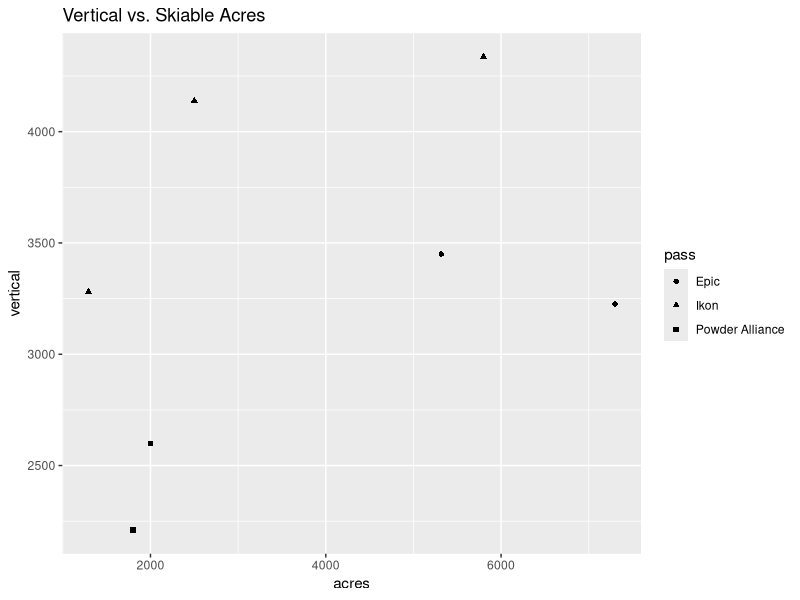

Write R code to recreate this figure.
## ---- chunk 1
library(knitr)
library(tibble)
library(dplyr)
knitr::opts_chunk$set(eval = FALSE)
## ---- chunk 2
snow <- tibble(ski_hill = c('Big Sky','Jackson Hole','Taos','Bridger Bowl','Loveland', "Vail", "Park City"),
               pass = c('Ikon','Ikon','Ikon','Powder Alliance','Powder Alliance', "Epic","Epic"),
       acres = c(5800, 2500,1294, 2000, 1800, 5317,7300),
       vertical = c(4336, 4139,3281, 2600, 2210,3450,3226 ))
snow %>% arrange(pass) %>% kable()
## ---- chunk 3
library(tidyverse)
snow %>% group_by(pass) %>% summarize(min_size = min(acres)) %>% arrange(min_size)
## ---- chunk 4
for (i in 1:5){
  print(snow$ski_hill[i])
    if (snow$pass[i] == 'Ikon'){
      print("is on the Ikon pass")
    } else {
      print("is not on the Ikon pass")
    }
}
## ---- chunk 5
snow %>% ggplot(aes(y = vertical, x = acres, shape = pass)) +
  geom_point() + ggtitle('Vertical vs. Skiable Acres')
## ---- chunk 6
ifelse(snow[,3] > 5000 | snow[,4] > 4000, 
       "The mountain is big or steep",
       "The mountain is not big or steep")
## ---- chunk 7
ticket_price <- tibble(ski_hill = c('Big Sky','Bridger Bowl','Discovery'),
               pass_cost = c('1,699', '900', '525'))
ticket_price %>% kable()
## ---- chunk 8
snow %>% inner_join(ticket_price, by = "ski_hill")
## ---- chunk 9
library(stringr)
ticket_price %>% mutate(cost = str_replace(pass_cost, ',', ''))
## ---- chunk 10
flip_coin <- function(num_flips){
  # Function to simulate flipping a fair coin
  # ARGS: num_flips - number of times to flip coin
  # RETURNS: vector of coin flips containing "H" or "T"
  
  
  
  
  
  
  
  
  
  
}
